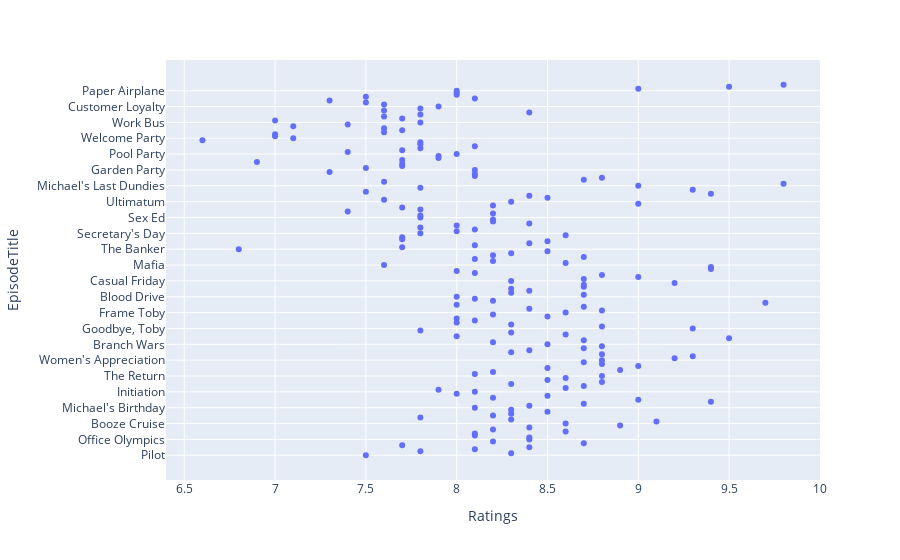

Write notebook code for a chart like this one.
### Code cell
# ratings for each episode 

fig = px.scatter(df, x='Ratings', y='EpisodeTitle')
fig.show()

### Figure 1 — Plotly figure (JSON) as saved in the notebook; plotly's stock layout.template omitted (floating-point values rounded to 4 significant figures; data arrays with more than 128 entries replaced by an {"elided": "..."} marker saying what was removed)
{"data": [{"hovertemplate": "Ratings=%{x}<br>EpisodeTitle=%{y}<extra></extra>", "legendgroup": "", "marker": {"color": "#636efa", "symbol": "circle"}, "mode": "markers", "name": "", "orientation": "h", "showlegend": false, "type": "scatter", "x": {"elided": "188 float values"}, "xaxis": "x", "y": {"elided": "188 str values"}, "yaxis": "y"}], "layout": {"legend": {"tracegroupgap": 0}, "margin": {"t": 60}, "xaxis": {"anchor": "y", "domain": [0, 1], "title": {"text": "Ratings"}}, "yaxis": {"anchor": "x", "domain": [0, 1], "title": {"text": "EpisodeTitle"}}}}
